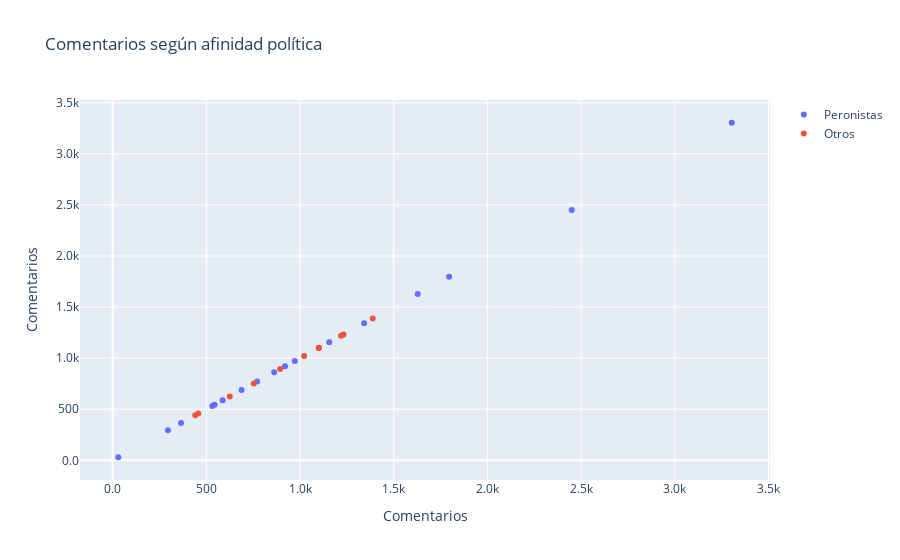

Notebook source saved alongside this figure:
### Markdown cell above
### Gráfico 2

### Code cell
# Creamos la figura
fig = go.Figure()

# Gráfico interactivo para los videos peronistas
fig.add_trace(go.Scatter(
    x=df_peronistas['comment_count'],
    y=df_peronistas['comment_count'],
    mode='markers',
    hovertemplate='<b>%{text}</b><br>Comentarios: %{x}<br>Porcentaje de comentarios: %{customdata:.2%}<extra></extra>',
    text=df_peronistas[['video_title', 'afinidad_politica']],
    customdata=df_peronistas['comment_count'] / df_peronistas['view_count'],
    name='Peronistas'
))

# Gráfico interactivo para los videos no peronistas
fig.add_trace(go.Scatter(
    x=df_no_peronistas['comment_count'],
    y=df_no_peronistas['comment_count'],
    mode='markers',
    hovertemplate='<b>%{text}</b><br>Comentarios: %{x}<br>Porcentaje de comentarios: %{customdata:.2%}<extra></extra>',
    text=df_no_peronistas[['video_title', 'afinidad_politica']],
    customdata=df_no_peronistas['comment_count'] / df_no_peronistas['view_count'],
    name='Otros'
))

# Configuración deejes
fig.update_layout(
    xaxis=dict(
        tickformat='.2s',
        title='Comentarios'
    ),
    yaxis=dict(
        tickformat='.2s',
        title='Comentarios'
    ),
    title='Comentarios según afinidad política'
)

# Mostrar el gráfico interactivo
fig.show()

### Figure 1 — Plotly figure (JSON) as saved in the notebook; plotly's stock layout.template omitted (floating-point values rounded to 4 significant figures)
{"data": [{"customdata": [0.004771, 0.006618, 0.00305, 0.002896, 0.004615, 0.004781, 0.008028, 0.004306, 0.006087, 0.003355, 0.005099, 0.01199, 0.00403, 0.00393, 0.001653, 0.001774, 15], "hovertemplate": "<b>%{text}</b><br>Comentarios: %{x}<br>Porcentaje de comentarios: %{customdata:.2%}<extra></extra>", "mode": "markers", "name": "Peronistas", "text": [["El Método Rebord #57 - Julio de Vido", "peronismo"], ["El Método Rebord #50 - Alberto Fernández", "peronismo"], ["El Método Rebord #47 - Máximo Kirchner", "peronismo"], ["El Método Rebord #46 - Emmanuel Alvarez Agis", "peronismo"], ["El Método Rebord #40 - Sergio Berni", "peronismo"], ["El Método Rebord #37 - Fernando Vaca Narvaja", "peronismo"], ["El Método Rebord #34 - Jorge Capitanich", "peronismo"], ["El Método Rebord #32 - Juan Grabois", "peronismo"], ["El Método Rebord #29 - Guillermo Moreno", "peronismo"], ["El Método Rebord #28 - Fernando &quot;Pato&quot; Galmarini", "peronismo"], ["El Método Rebord #20 - Carlos Corach", "peronismo"], ["El Método Rebord #15 - Leandro Santoro", "peronismo"], ["El Método Rebord #12 - Matías Kulfas", "peronismo"], ["El Método Rebord #9 - Mayra Arena", "peronismo"], ["El Método Rebord #4 - Ofelia Fernández", "peronismo"], ["El Método Rebord #2 - Pedro Rosemblat", "peronismo"], ["El Método Rebord #58 - Germán Beder", "peronismo"]], "type": "scatter", "x": [688, 3304, 1628, 920, 862, 1796, 771, 1342, 2450, 365, 972, 1156, 295, 532, 544, 587, 30], "y": [688, 3304, 1628, 920, 862, 1796, 771, 1342, 2450, 365, 972, 1156, 295, 532, 544, 587, 30]}, {"customdata": [0.003838, 0.007833, 0.005453, 0.002263, 0.006176, 0.006019, 0.003883, 0.007453, 0.003146, 0.002623, 0.005327], "hovertemplate": "<b>%{text}</b><br>Comentarios: %{x}<br>Porcentaje de comentarios: %{customdata:.2%}<extra></extra>", "mode": "markers", "name": "Otros", "text": [["El Método Rebord #53 - Carlos Melconian", "cambiemos"], ["El Método Rebord #42 - Cristian Ritondo", "cambiemos"], ["Cónclave #2 - Santi Maratea y Ofelia Fernández", null], ["Cónclave #1 - Carlos Maslatón e Iván Schargrodsky", "liberal"], ["El Método Rebord #33 - Jorge Altamira", "izquierda"], ["El Método Rebord #27 - Franco Rinaldi", "liberal"], ["El Método Rebord #23 - Sergio Chodos", null], ["El Método Rebord #19 - Gustavo Grobocopatel", null], ["El Método Rebord #14 - Diego Lagomarsino", null], ["El Método Rebord #7 - Carlos Maslatón", "liberal"], ["El Método Rebord #6 - Georgina Orellano", null]], "type": "scatter", "x": [1232, 625, 1219, 1099, 1022, 1102, 441, 894, 753, 1388, 457], "y": [1232, 625, 1219, 1099, 1022, 1102, 441, 894, 753, 1388, 457]}], "layout": {"autosize": true, "title": {"text": "Comentarios según afinidad política"}, "xaxis": {"autorange": true, "range": [-165.5, 3499.0], "tickformat": ".2s", "title": {"text": "Comentarios"}, "type": "linear"}, "yaxis": {"autorange": true, "range": [-240.2, 3574.0], "tickformat": ".2s", "title": {"text": "Comentarios"}, "type": "linear"}}}
